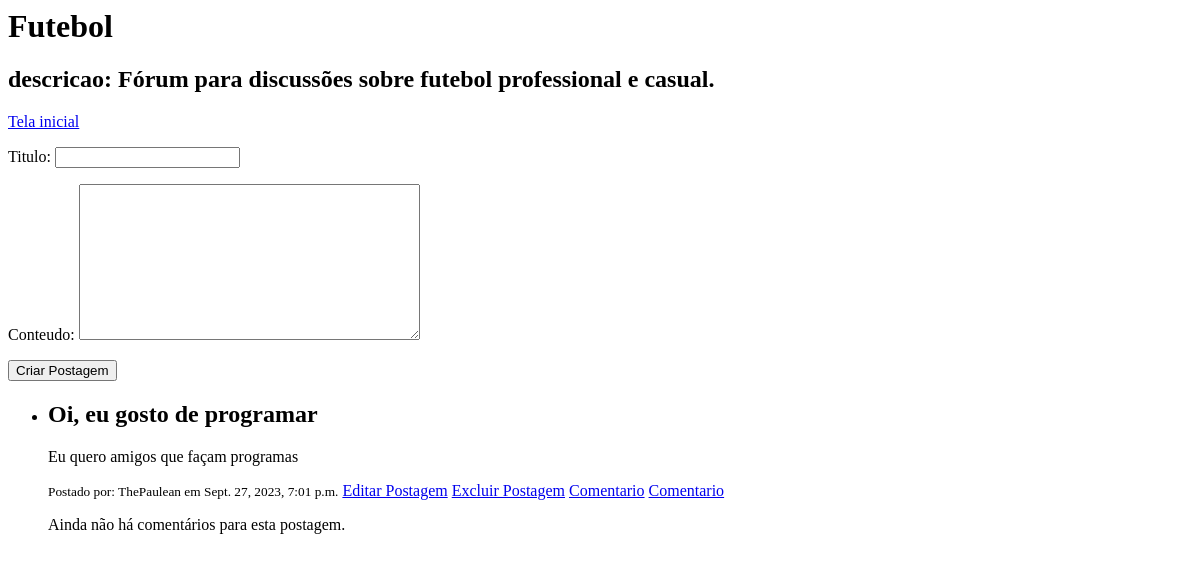
The page /foruns/1/postagens/ (signed in) on the database as committed earlier.
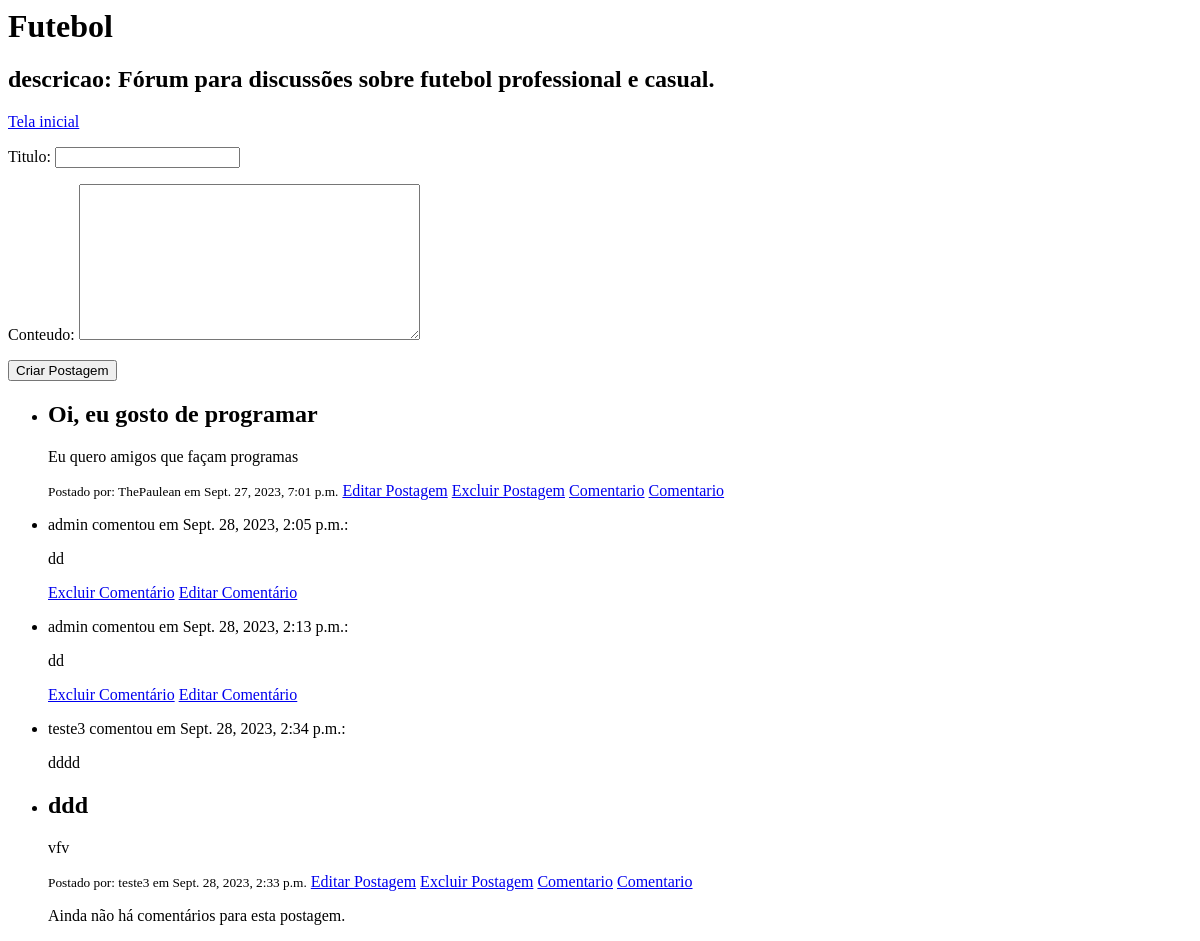
The same page on the database as committed later.
### ProjetoApp/models.py (models this page shows, shortened)
class Forum(models.Model):
    id = models.AutoField(primary_key=True)
    nome = models.CharField(max_length=200, unique=True, )
    descricao = models.TextField(blank=True, null=True)
    autor = models.ForeignKey(User, on_delete=models.CASCADE, default=1)  # Defina o valor padrão como 1 (ou o ID de outro usuário)
    imagem = models.ImageField(upload_to='forum_images/', null=True, blank=True)  # se voc� quiser adicionar uma imagem ao f�rum

class Postagem(models.Model):
    autor = models.ForeignKey(User, on_delete=models.CASCADE)
    titulo = models.CharField(max_length=200)
    conteudo = models.TextField()
    data_postagem = models.DateTimeField(auto_now_add=True)
    forum = models.ForeignKey(Forum, on_delete=models.CASCADE, related_name="postagens")

class Comentario(models.Model):
    autor = models.ForeignKey(User, on_delete=models.CASCADE)
    postagem = models.ForeignKey(Postagem, on_delete=models.CASCADE)  # Substitua "Postagem" pelo nome do seu modelo de postagem
    texto = models.TextField()
    data_criacao = models.DateTimeField(auto_now_add=True)

### ProjetoApp/views.py (the view)
# urls.py: path('foruns/<int:forum_id>/postagens/', views.visualizar_e_criar_postagens, name='visualizar_e_criar_postagens'),
@login_required
def visualizar_e_criar_postagens(request, forum_id):
    forum = get_object_or_404(Forum, id=forum_id)
    postagens = Postagem.objects.filter(forum=forum)
    if request.method == 'POST':
        form = PostagemForm(request.POST)
        if form.is_valid():
            postagem = form.save(commit=False)
            postagem.autor = request.user
            postagem.forum = forum  # Associe a postagem ao fórum correto
            postagem.save()
            return redirect('visualizar_e_criar_postagens', forum_id=forum_id)
    else:
        form = PostagemForm()
    context = {
        'forum': forum,
        'postagens': postagens,
        'form': form,
    }
    return render(request, 'ProjetoApp/visualizar_postagens.html', context)

### ProjetoApp/forms.py
class PostagemForm(forms.ModelForm):
    class Meta:
        model = Postagem
        fields = ['titulo', 'conteudo']

### ProjetoApp/templates/ProjetoApp/visualizar_postagens.html (shortened to what this page needs)
<h1>{{ forum.nome }}</h1>
<h2>descricao: {{ forum.descricao }}</h2>
<div>
    <a href="{% url 'sec-home'  %}">Tela inicial</a>
</div>
<form method="post">
    {{ form.as_p }}
    <button type="submit">Criar Postagem</button>
</form>
<ul>
    {% for postagem in postagens %}
        <li>
            <h2>{{ postagem.titulo }}</h2>
            <p>{{ postagem.conteudo }}</p>
            <small>Postado por: {{ postagem.autor }} em {{ postagem.data_postagem }}</small>
            {% if user == postagem.autor or user.is_superuser %}
                <a href="{% url 'editar_postagem' postagem.id %}">Editar Postagem</a>
                <a href="{% url 'excluir_postagem' postagem.id %}">Excluir Postagem</a>
                <a href="{% url 'adicionar_comentario' postagem.id %}">Comentario</a>
                {% endif %}
                {% if user != postagem.autor or user.is_superuser %}
                <a href="{% url 'adicionar_comentario' postagem.id %}">Comentario</a>
                {% endif %}
        </li>
        {% for comentario in postagem.comentario_set.all %}
        <li>
            <p>{{ comentario.autor }} comentou em {{ comentario.data_criacao }}:</p>
            <p>{{ comentario.texto }}</p>
            {% if user == comentario.autor %}
            <a href="{% url 'excluir_comentario' comentario.id %}">Excluir Comentário</a>
            <a href="{% url 'editar_comentario' comentario.id %}">Editar Comentário</a>
        {% endif %}
        {% empty %}
            <p>Ainda não há comentários para esta postagem.</p>
        {% endfor %}</li>
    {% endfor %}
</ul>

Rows that differ between the two databases and show on the page:
shown differently, row unchanged: Postagem "Oi, eu gosto de programar": no longer shows "Ainda não há comentários para esta postagem."
added Comentario: autor "admin", data_criacao "Sept. 28, 2023, 2:05 p.m.", texto "dd", shows "Excluir Comentário", shown under Postagem "Oi, eu gosto de programar"
added Comentario: autor "admin", data_criacao "Sept. 28, 2023, 2:13 p.m.", texto "dd", shows "Excluir Comentário", shown under Postagem "Oi, eu gosto de programar"
added Comentario: autor "teste3", data_criacao "Sept. 28, 2023, 2:34 p.m.", texto "dddd", shown under Postagem "Oi, eu gosto de programar"
added Postagem: titulo "ddd", conteudo "vfv", autor "teste3", data_postagem "Sept. 28, 2023, 2:33 p.m.", shows "Editar Postagem", shows "Comentario"
